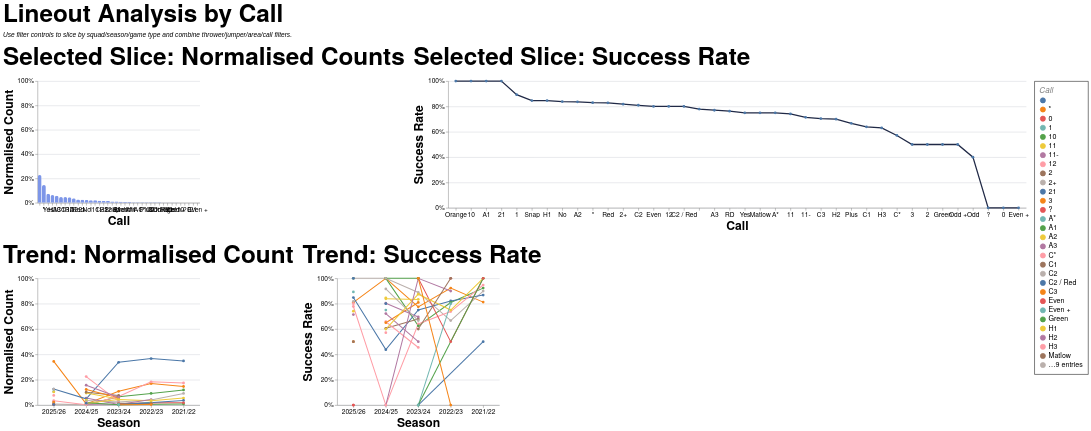

Source (Vega-Lite JSON):
### Vega-Lite specification from a JSON file in a GitHub repository (floating-point values rounded to 4 significant figures; data arrays with more than 128 entries replaced by an {"elided": "..."} marker saying what was removed)
{"config": {"axis": {"labelFont": "PT Sans Narrow, Helvetica Neue, Helvetica, Arial, sans-serif", "titleFont": "PT Sans Narrow, Helvetica Neue, Helvetica, Arial, sans-serif", "labelFontSize": 13, "titleFontSize": 24, "gridColor": "#202947", "gridOpacity": 0.2, "zindex": 1}, "text": {"font": "Lato, sans-serif"}, "bar": {"cornerRadiusEnd": 5}, "header": {"labelFont": "PT Sans Narrow, Helvetica Neue, Helvetica, Arial, sans-serif", "titleFont": "PT Sans Narrow, Helvetica Neue, Helvetica, Arial, sans-serif", "labelFontSize": 24, "titleFontSize": 28, "labelFontWeight": "bold", "orient": "left"}, "legend": {"labelFont": "PT Sans Narrow, Helvetica Neue, Helvetica, Arial, sans-serif", "titleFont": "PT Sans Narrow, Helvetica Neue, Helvetica, Arial, sans-serif", "labelFontSize": 14, "titleFontSize": 16, "titlePadding": 5, "fillColor": "white", "strokeColor": "black", "padding": 10, "titleFontWeight": "lighter", "titleFontStyle": "italic", "titleColor": "gray", "offset": 10}, "title": {"font": "PT Sans Narrow, Helvetica Neue, Helvetica, Arial, sans-serif", "fontSize": 48, "fontWeight": "bold", "anchor": "start", "align": "center", "titlePadding": 20, "subtitlePadding": 10, "subtitleFontSize": 13, "subtitleColor": "", "subtitleFontStyle": "italic", "offset": 15, "color": "black"}, "axisX": {"labelAngle": 0}, "facet": {"title": null, "header": null, "align": {"row": "each", "column": "each"}, "spacing": 10}, "resolve": {"scale": {"y": "independent", "facet": "independent"}}, "background": "transparent", "scale": {"offsetBandPaddingOuter": 0.2, "offsetBandPaddingInner": 0.1}, "view": {"stroke": null, "background": "transparent"}}, "vconcat": [{"hconcat": [{"mark": {"type": "bar", "color": "#7d96e8"}, "encoding": {"tooltip": [{"field": "call", "title": "Call", "type": "nominal"}, {"field": "attempts", "format": ",.0f", "title": "Lineouts", "type": "quantitative"}, {"field": "share", "format": ".1%", "title": "Normalised Count", "type": "quantitative"}], "x": {"field": "call", "sort": "-y", "title": "Call", "type": "nominal"}, "y": {"axis": {"format": "%"}, "field": "share", "scale": {"domain": [0, 1]}, "title": "Normalised Count", "type": "quantitative"}}, "height": 240, "title": "Selected Slice: Normalised Counts", "transform": [{"filter": "(loSquad == 'All' || datum.squad == loSquad) && (loGameType == 'All' || (loGameType == 'League + Cup' && (datum.game_type == 'League' || datum.game_type == 'Cup')) || (loGameType == 'League only' && datum.game_type == 'League') || datum.game_type == loGameType) && (loOpposition == 'All' || datum.opposition == loOpposition) && (loThrower == 'All' || datum.thrower == loThrower) && (loJumper == 'All' || datum.jumper == loJumper) && (loArea == 'All' || datum.area == loArea) && (loNumbers == 'All' || datum.numbers == loNumbers) && (loCall == 'All' || datum.call == loCall) && (loCallType == 'All' || datum.call_type == loCallType)"}, {"filter": "(loSeason == 'All' || datum.season == loSeason)"}, {"aggregate": [{"op": "count", "as": "attempts"}, {"op": "sum", "field": "won", "as": "won"}], "groupby": ["call"]}, {"joinaggregate": [{"op": "sum", "field": "attempts", "as": "total_attempts"}]}, {"calculate": "datum.attempts / datum.total_attempts", "as": "share"}, {"calculate": "datum.won / datum.attempts", "as": "success_rate"}], "width": 320}, {"mark": {"type": "line", "color": "#202946", "point": true, "strokeWidth": 2.5}, "encoding": {"tooltip": [{"field": "call", "title": "Call", "type": "nominal"}, {"field": "won", "format": ",.0f", "title": "Won", "type": "quantitative"}, {"field": "attempts", "format": ",.0f", "title": "Lineouts", "type": "quantitative"}, {"field": "success_rate", "format": ".1%", "title": "Success Rate", "type": "quantitative"}], "x": {"field": "call", "sort": "-y", "title": "Call", "type": "nominal"}, "y": {"axis": {"format": "%"}, "field": "success_rate", "scale": {"domain": [0, 1]}, "title": "Success Rate", "type": "quantitative"}}, "height": 250, "title": "Selected Slice: Success Rate", "transform": [{"filter": "(loSquad == 'All' || datum.squad == loSquad) && (loGameType == 'All' || (loGameType == 'League + Cup' && (datum.game_type == 'League' || datum.game_type == 'Cup')) || (loGameType == 'League only' && datum.game_type == 'League') || datum.game_type == loGameType) && (loOpposition == 'All' || datum.opposition == loOpposition) && (loThrower == 'All' || datum.thrower == loThrower) && (loJumper == 'All' || datum.jumper == loJumper) && (loArea == 'All' || datum.area == loArea) && (loNumbers == 'All' || datum.numbers == loNumbers) && (loCall == 'All' || datum.call == loCall) && (loCallType == 'All' || datum.call_type == loCallType)"}, {"filter": "(loSeason == 'All' || datum.season == loSeason)"}, {"aggregate": [{"op": "count", "as": "attempts"}, {"op": "sum", "field": "won", "as": "won"}], "groupby": ["call"]}, {"joinaggregate": [{"op": "sum", "field": "attempts", "as": "total_attempts"}]}, {"calculate": "datum.attempts / datum.total_attempts", "as": "share"}, {"calculate": "datum.won / datum.attempts", "as": "success_rate"}], "width": {"step": 30}}], "spacing": 16}, {"hconcat": [{"mark": {"type": "line", "point": true, "strokeWidth": 2}, "encoding": {"color": {"field": "call", "title": "Call", "type": "nominal"}, "tooltip": [{"field": "season", "title": "Season", "type": "nominal"}, {"field": "call", "title": "Call", "type": "nominal"}, {"field": "attempts", "format": ",.0f", "title": "Lineouts", "type": "quantitative"}, {"field": "norm_count", "format": ".1%", "title": "Normalised Count", "type": "quantitative"}], "x": {"field": "season", "sort": "-x", "title": "Season", "type": "nominal"}, "y": {"axis": {"format": "%"}, "field": "norm_count", "scale": {"domain": [0, 1]}, "title": "Normalised Count", "type": "quantitative"}}, "height": 250, "title": "Trend: Normalised Count", "transform": [{"filter": "(loSquad == 'All' || datum.squad == loSquad) && (loGameType == 'All' || (loGameType == 'League + Cup' && (datum.game_type == 'League' || datum.game_type == 'Cup')) || (loGameType == 'League only' && datum.game_type == 'League') || datum.game_type == loGameType) && (loOpposition == 'All' || datum.opposition == loOpposition) && (loThrower == 'All' || datum.thrower == loThrower) && (loJumper == 'All' || datum.jumper == loJumper) && (loArea == 'All' || datum.area == loArea) && (loNumbers == 'All' || datum.numbers == loNumbers) && (loCall == 'All' || datum.call == loCall) && (loCallType == 'All' || datum.call_type == loCallType)"}, {"aggregate": [{"op": "count", "as": "attempts"}, {"op": "sum", "field": "won", "as": "won"}], "groupby": ["season", "call"]}, {"joinaggregate": [{"op": "sum", "field": "attempts", "as": "season_attempts"}], "groupby": ["season"]}, {"calculate": "datum.attempts / datum.season_attempts", "as": "norm_count"}, {"calculate": "datum.won / datum.attempts", "as": "success_rate"}], "width": 320}, {"mark": {"type": "line", "point": true, "strokeWidth": 2}, "encoding": {"color": {"field": "call", "title": "Call", "type": "nominal"}, "tooltip": [{"field": "season", "title": "Season", "type": "nominal"}, {"field": "call", "title": "Call", "type": "nominal"}, {"field": "won", "format": ",.0f", "title": "Won", "type": "quantitative"}, {"field": "attempts", "format": ",.0f", "title": "Lineouts", "type": "quantitative"}, {"field": "success_rate", "format": ".1%", "title": "Success Rate", "type": "quantitative"}], "x": {"field": "season", "sort": "-x", "title": "Season", "type": "nominal"}, "y": {"axis": {"format": "%"}, "field": "success_rate", "scale": {"domain": [0, 1]}, "title": "Success Rate", "type": "quantitative"}}, "height": 250, "title": "Trend: Success Rate", "transform": [{"filter": "(loSquad == 'All' || datum.squad == loSquad) && (loGameType == 'All' || (loGameType == 'League + Cup' && (datum.game_type == 'League' || datum.game_type == 'Cup')) || (loGameType == 'League only' && datum.game_type == 'League') || datum.game_type == loGameType) && (loOpposition == 'All' || datum.opposition == loOpposition) && (loThrower == 'All' || datum.thrower == loThrower) && (loJumper == 'All' || datum.jumper == loJumper) && (loArea == 'All' || datum.area == loArea) && (loNumbers == 'All' || datum.numbers == loNumbers) && (loCall == 'All' || datum.call == loCall) && (loCallType == 'All' || datum.call_type == loCallType)"}, {"aggregate": [{"op": "count", "as": "attempts"}, {"op": "sum", "field": "won", "as": "won"}], "groupby": ["season", "call"]}, {"joinaggregate": [{"op": "sum", "field": "attempts", "as": "season_attempts"}], "groupby": ["season"]}, {"calculate": "datum.attempts / datum.season_attempts", "as": "norm_count"}, {"calculate": "datum.won / datum.attempts", "as": "success_rate"}], "width": 320}], "spacing": 16}], "data": {"name": "data-86f63bd876d4d4e7b45b6196208ddd9c"}, "params": [{"name": "loSquad", "value": "All"}, {"name": "loSeason", "value": "All"}, {"name": "loGameType", "value": "All"}, {"name": "loOpposition", "value": "All"}, {"name": "loThrower", "value": "All"}, {"name": "loJumper", "value": "All"}, {"name": "loArea", "value": "All"}, {"name": "loNumbers", "value": "All"}, {"name": "loCall", "value": "All"}, {"name": "loCallType", "value": "All"}], "spacing": 22, "title": {"text": "Lineout Analysis by Call", "subtitle": "Use filter controls to slice by squad/season/game type and combine thrower/jumper/area/call filters."}, "$schema": "https://vega.github.io/schema/vega-lite/v5.20.1.json", "datasets": {"data-86f63bd876d4d4e7b45b6196208ddd9c": {"elided": "1291 records"}}}
